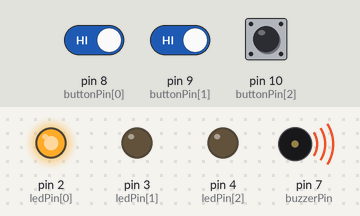
This sketch was run on a simulated Arduino Uno, built with avr-gcc and run on an emulated ATmega328P. Shown: output pins drawn as LEDs (lit = HIGH), buzzer (waves = sounding). The inputs (shaded band) are chosen by the test bench; at power-on: pin 8 (buttonPin[0]) HIGH, pin 9 (buttonPin[1]) HIGH, pin 10 (buttonPin[2]) HIGH.

Above: at 10.8 s.
10.9 s: pin 8 (buttonPin[0]) driven LOW
At 16.3 s:
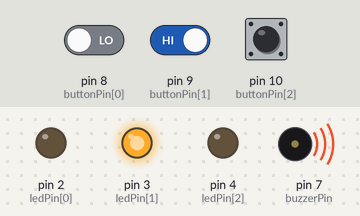
21.5 s: pin 8 (buttonPin[0]) driven HIGH
At 26.3 s:
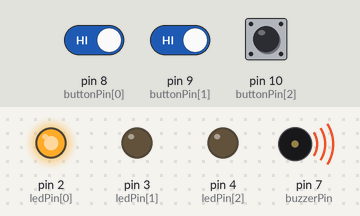
32.3 s: pin 8 (buttonPin[0]) driven LOW and pin 9 (buttonPin[1]) driven LOW
At 36.3 s:
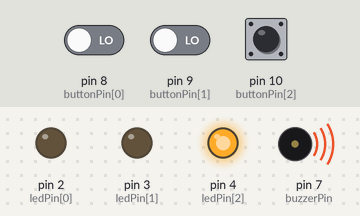
41.5 s: pin 9 (buttonPin[1]) driven HIGH
At 46.3 s:
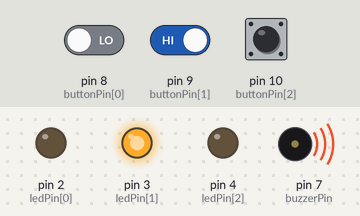
Timing chart, 0 to 47.8 s (numbered marks = the images above; inputs shaded):
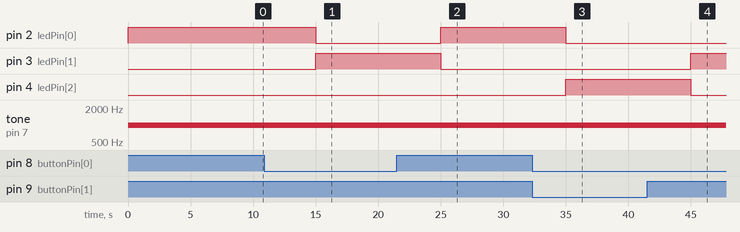

The sketch:

ButtonAndActiveBuzzer.ino
```cpp
int buttonPin[] = {8, 9, 10};
int ledPin[] = {2, 3, 4};
int buzzerPin = 7;

void setup() {
  // put your setup code here, to run once:
  for (int i = 0; i < 3; i++) {
    pinMode(buttonPin[i], INPUT_PULLUP);
    pinMode(ledPin[i], OUTPUT);
  }
  pinMode(buzzerPin, OUTPUT);
}

void loop() {
  // put your main code here, to run repeatedly:
  for (int i = 0; i < 3; i++) {
    if (digitalRead(buttonPin[i]) == HIGH) { // Button pressed
      digitalWrite(ledPin[i], HIGH); // Turn on the corresponding LED
      tone(buzzerPin, 1000);
      //digitalWrite(buzzerPin,HIGH);
      delay(5000);
      digitalWrite(ledPin[i], LOW);
      //digitalWrite(buzzerPin,LOW);
      noTone(buzzerPin);
      break;
    }
  }
}
```

Measured:
- after the input at 10.9 s, pin 2 (ledPin[0]): HIGH → LOW after 4.1 s; pin 3 (ledPin[1]): LOW → HIGH after 4.1 s
- after the input at 21.5 s, pin 2 (ledPin[0]): LOW → HIGH after 3.5 s; pin 3 (ledPin[1]): HIGH → LOW after 3.5 s
- after the input at 32.3 s, pin 2 (ledPin[0]): HIGH → LOW after 2.7 s; pin 4 (ledPin[2]): LOW → HIGH after 2.7 s
- after the input at 41.5 s, pin 3 (ledPin[1]): LOW → HIGH after 3.5 s; pin 4 (ledPin[2]): HIGH → LOW after 3.5 s
